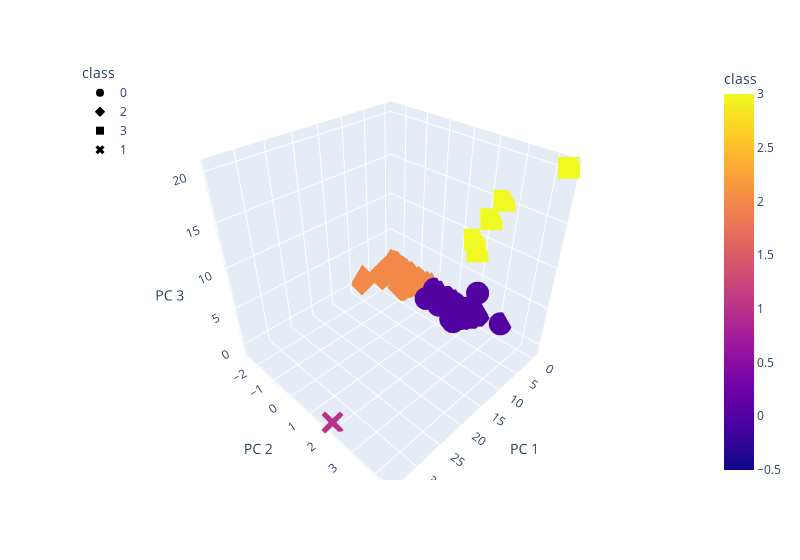

This figure's notebook cell:
### Markdown cell above
### Deliverable 4: Visualizing Cryptocurrencies Results

#### 3D-Scatter with Clusters

### Code cell
# Creating a 3D-Scatter with the PCA data and the clusters
fig = px.scatter_3d(
    clustered_df,
    x="PC 1",
    y="PC 2",
    z="PC 3",
    color="class",
    symbol="class",
    width=800,
    hover_name="CoinName",
    hover_data=["Algorithm"]
    
)
fig.update_layout(legend=dict(x=0, y=1))
fig.show()

### Figure 1 — Plotly figure (JSON) as saved in the notebook; plotly's stock layout.template omitted (floating-point values rounded to 4 significant figures; data arrays with more than 128 entries replaced by an {"elided": "..."} marker saying what was removed)
{"data": [{"customdata": {"elided": "286x1 str values"}, "hovertemplate": "<b>%{hovertext}</b><br><br>class=%{marker.color}<br>PC 1=%{x}<br>PC 2=%{y}<br>PC 3=%{z}<br>Algorithm=%{customdata[0]}<extra></extra>", "hovertext": {"elided": "286 str values"}, "legendgroup": "0", "marker": {"color": {"elided": "286 int values"}, "coloraxis": "coloraxis", "symbol": "circle"}, "mode": "markers", "name": "0", "scene": "scene", "showlegend": true, "type": "scatter3d", "x": {"elided": "286 float values"}, "y": {"elided": "286 float values"}, "z": {"elided": "286 float values"}}, {"customdata": {"elided": "240x1 str values"}, "hovertemplate": "<b>%{hovertext}</b><br><br>class=%{marker.color}<br>PC 1=%{x}<br>PC 2=%{y}<br>PC 3=%{z}<br>Algorithm=%{customdata[0]}<extra></extra>", "hovertext": {"elided": "240 str values"}, "legendgroup": "2", "marker": {"color": {"elided": "240 int values"}, "coloraxis": "coloraxis", "symbol": "diamond"}, "mode": "markers", "name": "2", "scene": "scene", "showlegend": true, "type": "scatter3d", "x": {"elided": "240 float values"}, "y": {"elided": "240 float values"}, "z": {"elided": "240 float values"}}, {"customdata": [["Proof-of-BibleHash"], ["SHA-256 + Hive"], ["Proof-of-Authority"], ["ECC 256K1"], ["Leased POS"]], "hovertemplate": "<b>%{hovertext}</b><br><br>class=%{marker.color}<br>PC 1=%{x}<br>PC 2=%{y}<br>PC 3=%{z}<br>Algorithm=%{customdata[0]}<extra></extra>", "hovertext": ["BiblePay", "LitecoinCash", "Poa Network", "Acute Angle Cloud", "Waves"], "legendgroup": "3", "marker": {"color": [3, 3, 3, 3, 3], "coloraxis": "coloraxis", "symbol": "square"}, "mode": "markers", "name": "3", "scene": "scene", "showlegend": true, "type": "scatter3d", "x": [-0.2331, -0.3705, -0.4082, -0.3217, -0.3504], "y": [4.456, 1.622, 2.56, 1.781, 2.184], "z": [20.43, 9.546, 15.18, 8.276, 12.7]}, {"customdata": [["TRC10"]], "hovertemplate": "<b>%{hovertext}</b><br><br>class=%{marker.color}<br>PC 1=%{x}<br>PC 2=%{y}<br>PC 3=%{z}<br>Algorithm=%{customdata[0]}<extra></extra>", "hovertext": ["BitTorrent"], "legendgroup": "1", "marker": {"color": [1], "coloraxis": "coloraxis", "symbol": "x"}, "mode": "markers", "name": "1", "scene": "scene", "showlegend": true, "type": "scatter3d", "x": [34.08], "y": [1.91], "z": [-0.7772]}], "layout": {"coloraxis": {"colorbar": {"title": {"text": "class"}}, "colorscale": [[0, "#0d0887"], [0.1111, "#46039f"], [0.2222, "#7201a8"], [0.3333, "#9c179e"], [0.4444, "#bd3786"], [0.5556, "#d8576b"], [0.6667, "#ed7953"], [0.7778, "#fb9f3a"], [0.8889, "#fdca26"], [1, "#f0f921"]]}, "legend": {"title": {"text": "class"}, "tracegroupgap": 0, "x": 0, "y": 1}, "margin": {"t": 60}, "scene": {"domain": {"x": [0, 1], "y": [0, 1]}, "xaxis": {"title": {"text": "PC 1"}}, "yaxis": {"title": {"text": "PC 2"}}, "zaxis": {"title": {"text": "PC 3"}}}, "width": 800}}
